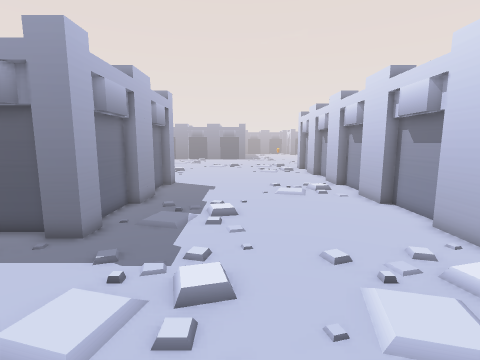
view 1 (above)

20 first-person views from a walk through a Godot game level. The camera is 1.5 m above the floor, tilts 8° down and sees 85° across. The floor is counted in squares, 0.5 m on a side. Each view is taken from the middle of a square. On the plan, view 1 faces up. The plan holds only what a view shows up to about 19 squares ahead; the rest is blank. The place goes on beyond the plan.

view 2
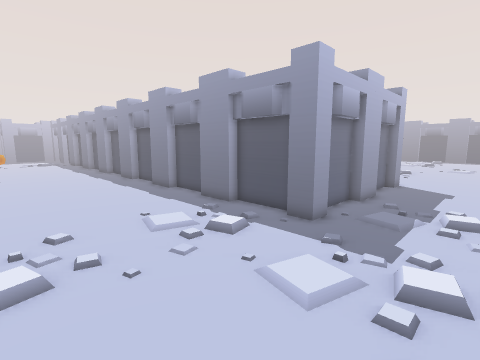

view 3
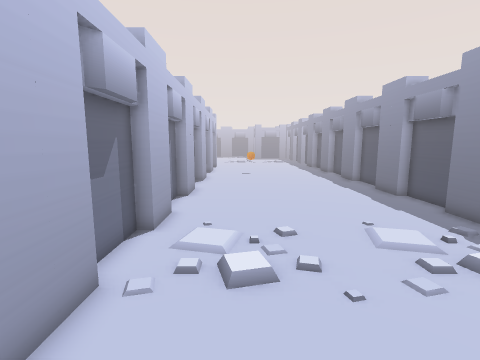

view 4
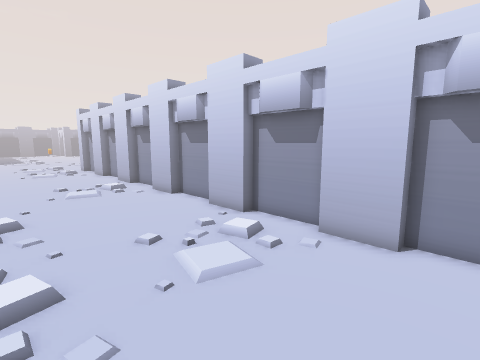

view 5
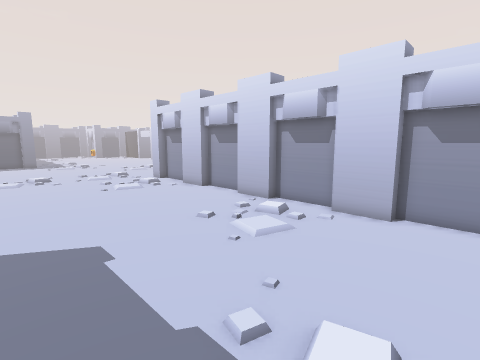

view 6
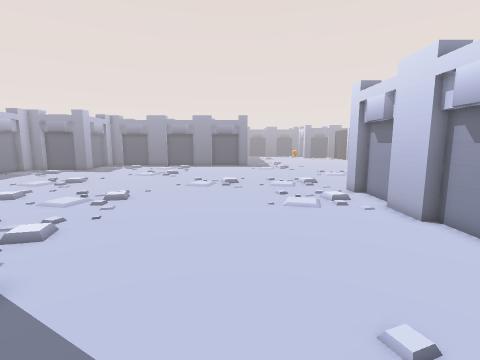

view 7
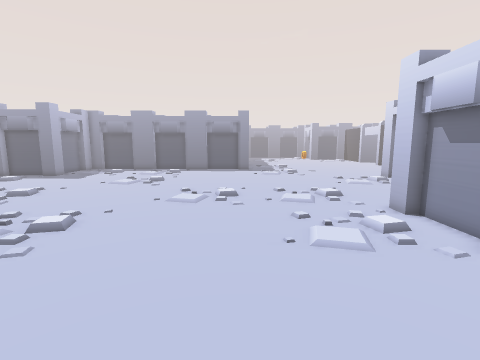

view 8
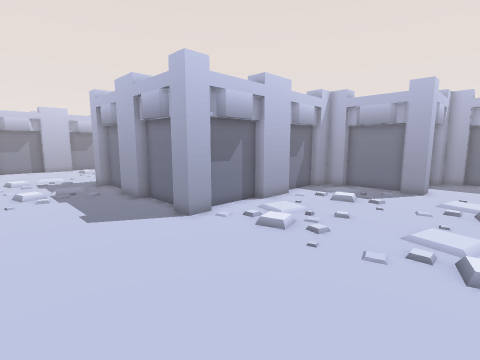

view 9
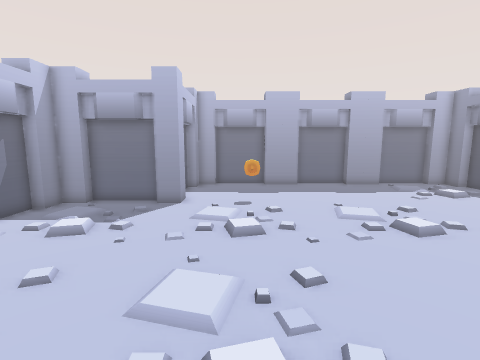

view 10
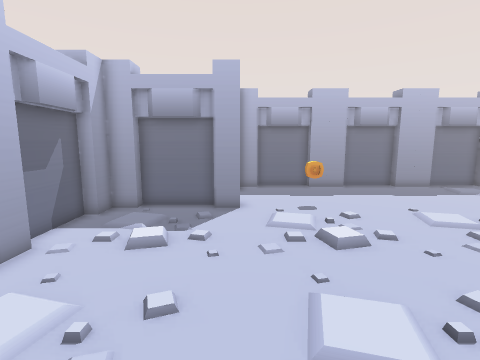

view 11
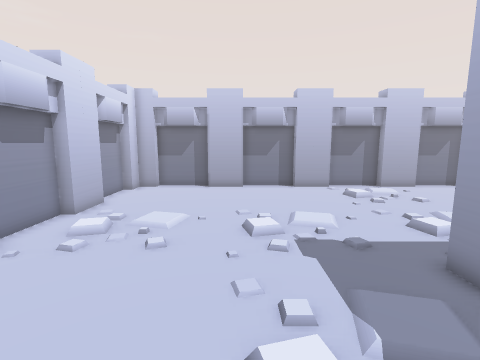

view 12
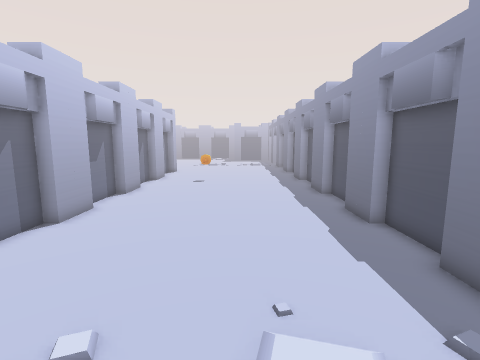

view 13
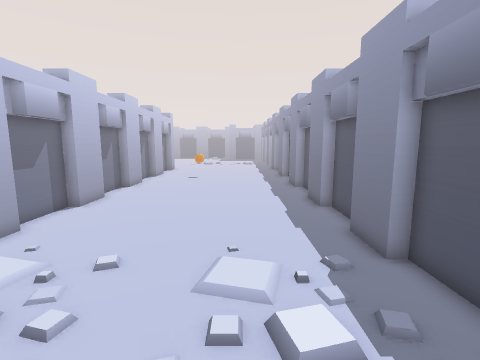

view 14
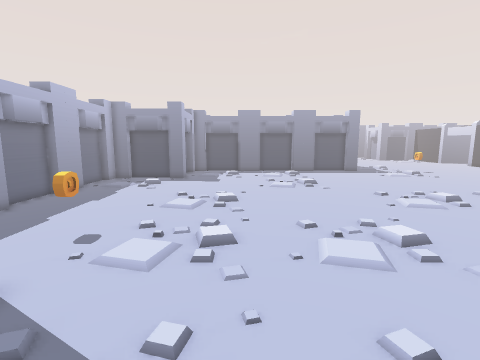

view 15
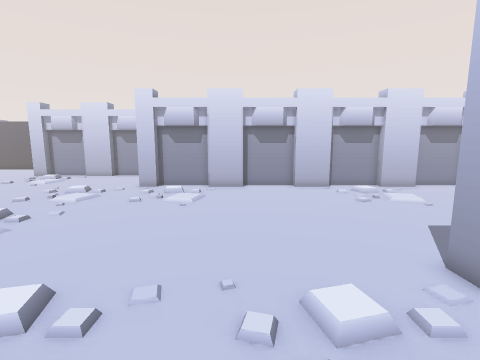

view 16
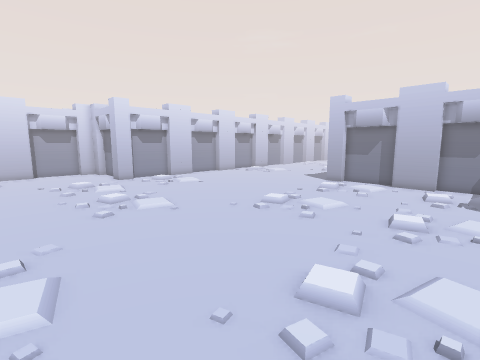

view 17
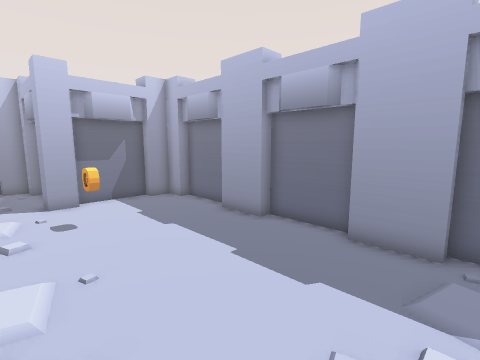

view 18
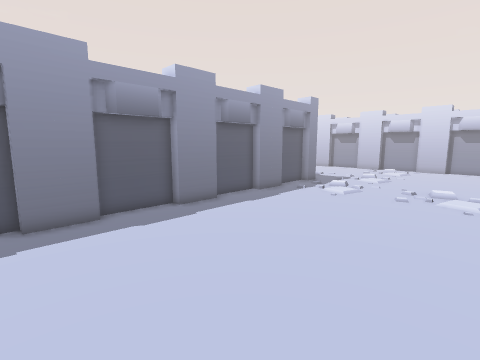

view 19
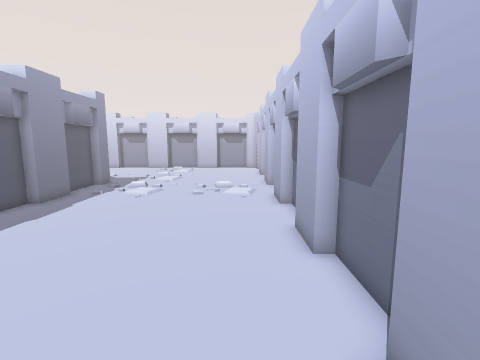

view 20
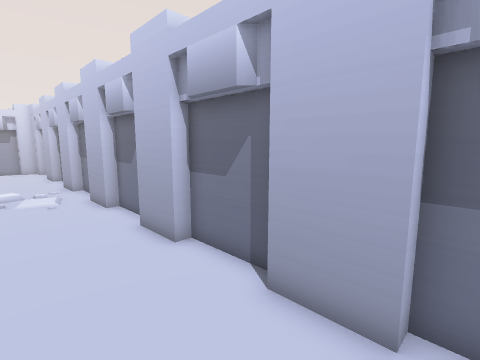

### Floor plan
Key: @ floor where view 1 was taken; # wall or solid block; . main floor; : floor 0.25 m higher than the main floor; C coin.
Columns run from 25 left of view 1 to 8 right of it. Each row starts with its distance up from view 1.
 40  #...............................
 39  ##...............................
 38  ##...............................
 37  ##...............................
 36  #................................
 35  #..........:...........:.....:...
 34  #................................
 33  ##...............................
 32  ##.............................#
 31  ##.............................##
 30  #.....C.........................#
 29  #..........:.....:...........:..#
 28  #...............................#
 27  ##.............................##
 26   ##...##.......................##
 25    ######.......................##
 24        #.........................#
 23        #....:.....:..............#
 22        #.........................#
 21        ##.......................##
 20         ##...###...##...........##
 19          ############...........##
 18                    #.............#
 17                    #..........:..#
 16                    #.............#
 15                    ##...........##
 14                    ##...........##
 13                    ##...........##
 12                    #.............#
 11                    #....:........#
 10                    #.............#
  9 #####################...........##
  8 .###...###...###...##...........##
  7 ................................##
  6 .................................#
  5 ..................:.....:.....:..#
  4 .................................#
  3 ................................##
  2 ................................##
  1 ................................##
  0 .........................@.......#
 -1 ..................:..............#
 -2 .................................#
 -3 ................................##
 -4 .###...###...###...###...###...##
 -5 ################################

Positions as (right, up) in squares from view 1, and headings:
1: (0, 0), facing up
2: (0, -1), facing up-left
3: (-1, -1), facing left
4: (-1, -1), facing up-right
5: (-4, 10), facing up-right
6: (0, 15), facing up
7: (0, 20), facing up
8: (1, 29), facing down-left
9: (-4, 29), facing left
10: (-5, 26), facing left
11: (0, 14), facing down
12: (-6, 3), facing left
13: (-3, 4), facing left
14: (-12, 21), facing up
15: (-11, 25), facing right
16: (-15, 40), facing down-right
17: (-15, 40), facing down-left
18: (-25, -3), facing up-right
19: (-25, -2), facing right
20: (-25, 0), facing down-right
